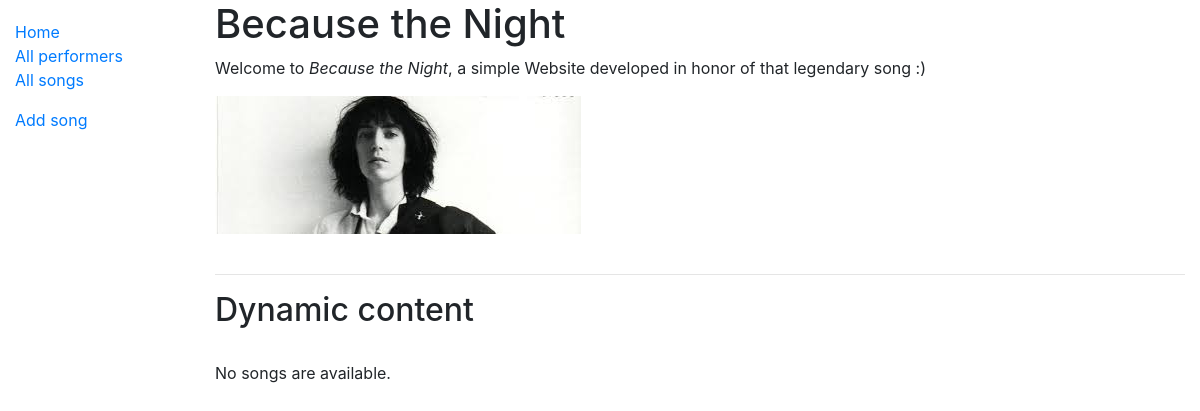
The app's page /music/songs/, older data.
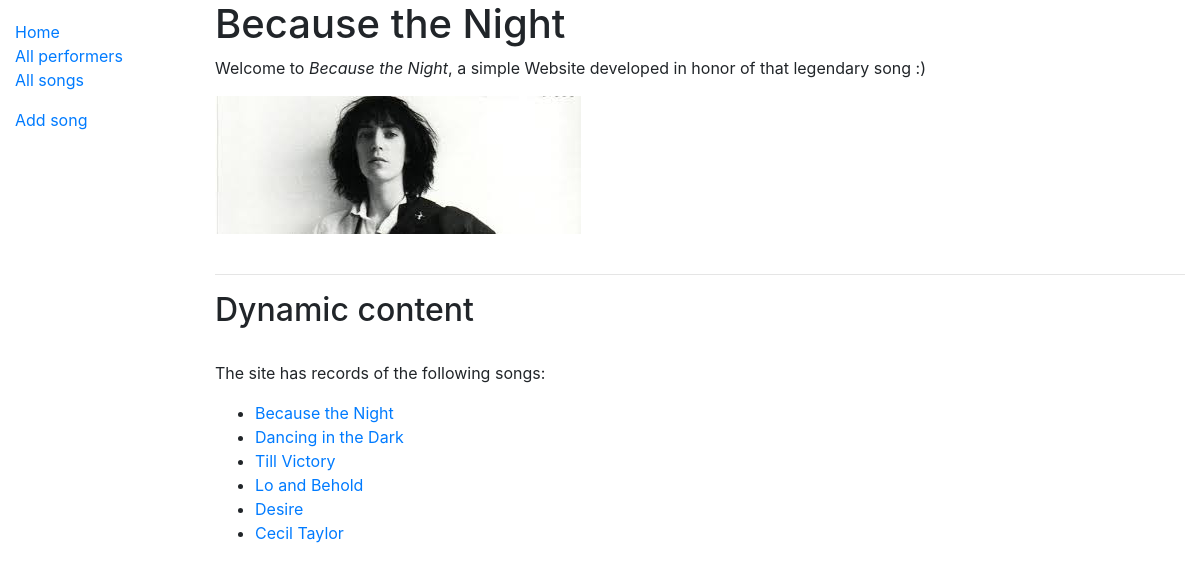
The same page, newer data.
### music/models.py (models this page shows, shortened)
class Song(models.Model):
    title = models.CharField(max_length=100)
    time = models.TimeField(null=True, blank=True,
                            default=datetime.time(minute=3, second=0))
    performer = models.ForeignKey(Performer,
                                  on_delete=models.SET_NULL,
                                  null=True, blank=True)
    release_date = models.DateField(null=True, blank=True)

### music/views.py (the view)
# urls.py: path('songs/', views.SongListView.as_view(), name='song-list')
class SongListView(generic.ListView):
    model = Song
    template_name = 'music/song_list.html'
    def get_queryset(self):                     # get list by overriding ListView.get_queryset(); this is typically done
        return Song.objects.all()               # get all songs initially; objects.filter(...) can be used later

### templates/music/song_list.html
{% extends "base_generic.html" %}
{% block sidebar %}
    {% include 'music/common_sidebar.html' %}
    <p><a href="{% url 'song_create' %}">Add song</a></p>
{% endblock %}
{% block content %}
    {% include 'music/common.html' %}
    {% if song_list %}
        <p>The site has records of the following songs:</p>
        <ul>
        {% for song in song_list %}
            <li><a href="{% url 'song-detail' song.pk %}">{{ song.title }}</a></li>
        {% endfor %}
        </ul>
    {% else %}
        <p>No songs are available.</p>
    {% endif %}
{% endblock %}

### templates/base_generic.html (shortened to what this page needs)
<!DOCTYPE html>
<html lang="en">
<head>
    <link rel="stylesheet" href="https://stackpath.bootstrapcdn.com/bootstrap/4.1.3/css/bootstrap.min.css"
>
    {% load static %}
    <link rel="stylesheet" href="{% static 'css/styles.css' %}">
</head>
<body>
<div class="container-fluid">
    <div class="row">
        <div class="col-sm-2">
            {% block sidebar %}{% endblock %}
        </div>
        <div class="col-sm-10 ">
            {% block content %}{% endblock %}
        </div>
    </div>
</div>
</body>
</html>

### templates/music/common_sidebar.html (shortened to what this page needs)
<!DOCTYPE html>
<html lang="en">
<head>
</head>
<body>
    {% load staticfiles %}
    <ul class="sidebar-nav">
        <li><a href="{% url 'index' %}">Home</a></li>
        <li><a href="{% url 'performer-list' %}">All performers</a></li>
        <li><a href="{% url 'song-list' %}">All songs</a></li>
    </ul>
</body>
</html>

### templates/music/common.html (shortened to what this page needs)
<!DOCTYPE html>
<html lang="en">
<head>
</head>
<body>
    {% load staticfiles %}
    <h1>Because the Night</h1>
    <p>Welcome to <em>Because the Night</em>, a simple Website developed in honor of that legendary song :)</p>
    <img src="{% static 'images/patti.jpg'%}" alt="">
    <br>
    <br>
    <hr>
    <h2>Dynamic content</h2>
    <br>
</body>
</html>

### music/static/css/styles.css (style rules this page uses)
.sidebar-nav { margin-top: 20px; padding: 0; list-style: none; }

Row changes from the older to the newer data that the page shows:
added Song: title "Because the Night"
added Song: title "Dancing in the Dark"
added Song: title "Till Victory"
added Song: title "Lo and Behold"
added Song: title "Desire"
added Song: title "Cecil Taylor"
Text that changed along with them:
text no longer shown: "No songs are available."
text now shown: "The site has records of the following songs:"
